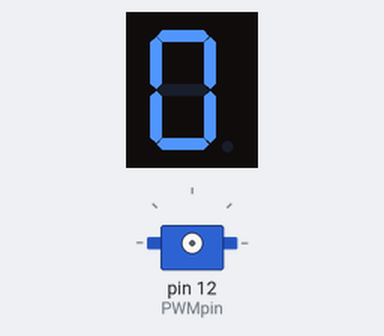
Recording of a program running on a simulated Raspberry Pi (header pin numbers). Shown: 1-digit seven-segment display, servo. The segment pins are drawn as the display they are named for; servo angles are drawn from the pulse width (0.5 ms = 0°, 2.5 ms = 180°); what the program prints to the terminal is not drawn. At 14.0 s the program stops and its outputs stay as they are.

Above: at 2.1 s.
At 5.1 s:
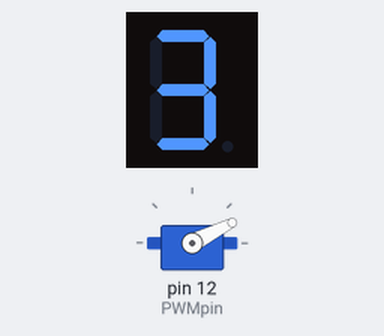
At 8.1 s:
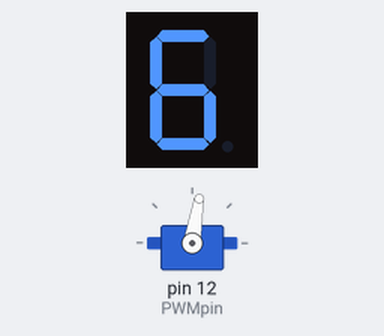
At 13.1 s:
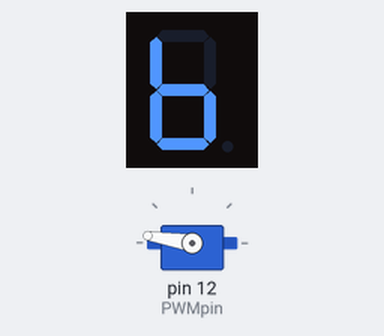
Timing chart, 0 to 14.6 s (numbered marks = the images above):
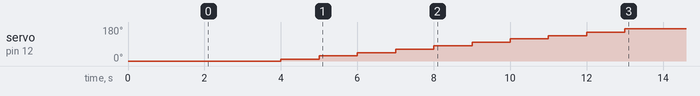

The program:

servo_motor_test2.py
```python
import RPi.GPIO as GPIO
import time
fnd = [(1,1,1,1,1,1,0,0),
    (0,1,1,0,0,0,0,0),
    (1,1,0,1,1,0,1,0),
    (1,1,1,1,0,0,1,0),
    (0,1,1,0,0,1,1,0),
    (1,0,1,1,0,1,1,0),
    (1,0,1,1,1,1,1,0),
    (1,1,1,0,0,0,0,0),
    (1,1,1,1,1,1,1,0),
    (1,1,1,1,0,1,1,0),
    (1,1,1,0,1,1,1,0),
    (0,0,1,1,1,1,1,0),
    (1,0,0,1,1,1,0,0)
    ]
def main():
    duty_ratio= 0
    MaxDuty= 12
    PWMpin= 12
    GPIO.setmode(GPIO.BOARD)
    GPIO.setup(PWMpin, GPIO.OUT)
    GPIO.setwarnings(False)
    Servo=GPIO.PWM(PWMpin, 50)
    Servo.start(0)
    print('Wating for 1 sec')
    time.sleep(1)
    seg = [31,32,33,35,36,37,38,40]
#      a,b ,c ,d ,e ,f ,g ,dp
    GPIO.setup(seg, GPIO.OUT, initial=GPIO.LOW)
#      a,b,c,d,e,f,g,dp


    print('Rotating at interval of 0-12 degrees')
    while duty_ratio <= MaxDuty:
        Servo.ChangeDutyCycle(duty_ratio)
        time.sleep(1)
        GPIO.output(seg, fnd[duty_ratio])
        duty_ratio+= 1
    if duty_ratio > MaxDuty:
        duty_ratio= 0
        Servo.ChangeDutyCycle(duty_ratio)
    Servo.stop()
    GPIO.cleanup()
    print('Everythings cleanup')
if __name__ == '__main__':
    main()
```

Measured:
- by itself, servo on pin 12 (PWMpin): moves from 0° to 171° over 9.0 s
- what the display in image 0 shows lasts 1.1 s, from 2.0 s to 3.1 s
